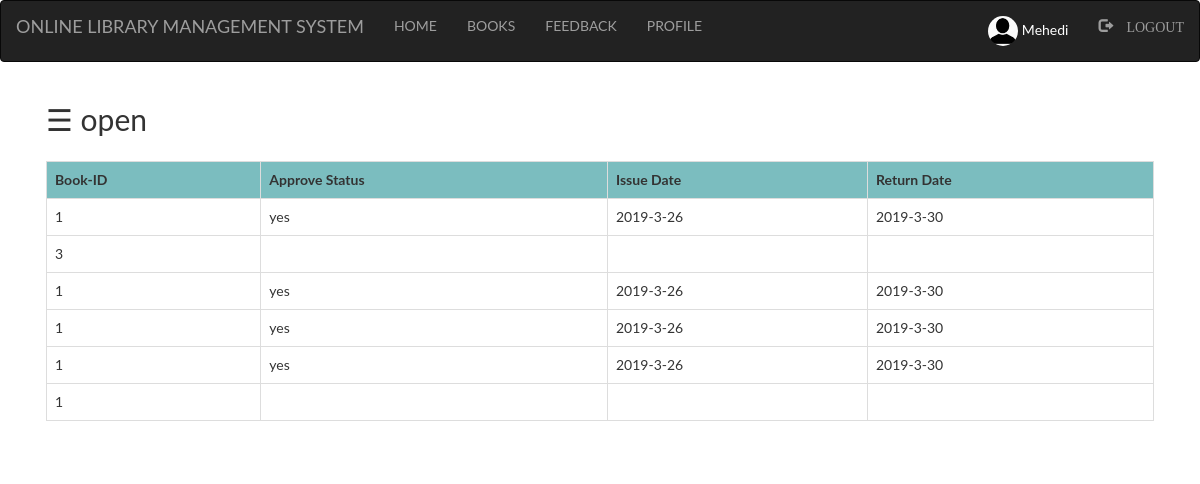
Page /request.php (signed in) on the committed database.
### tables this page shows
CREATE TABLE `issue_book` (
  `username` varchar(100) NOT NULL,
  `bid` int(100) NOT NULL,
  `approve` varchar(100) NOT NULL,
  `issue` varchar(100) NOT NULL,
  `return` varchar(100) NOT NULL
);

### request.php (the view, shortened to what this page needs)
<?php
  include "connection.php";
  include "navbar.php";
?>
<!DOCTYPE html>
<html>
<head>
</head>
<body>
<div class="container">
<div id="main">
  <span style="font-size:30px;cursor:pointer" onclick="openNav()">&#9776; open</span>
	<br><br>
	<?php
	if(isset($_SESSION['login_user']))
		{
			$q=mysqli_query($db,"SELECT * from issue_book where username='$_SESSION[login_user]' ;");
			if(mysqli_num_rows($q)==0)
			{
				echo "There's no pending request";
			}
			else
			{
		echo "<table class='table table-bordered table-hover' >";
			echo "<tr style='background-color: #6db6b9e6;'>";
				echo "<th>"; echo "Book-ID";  echo "</th>";
				echo "<th>"; echo "Approve Status";  echo "</th>";
				echo "<th>"; echo "Issue Date";  echo "</th>";
				echo "<th>"; echo "Return Date";  echo "</th>";
			echo "</tr>";
			while($row=mysqli_fetch_assoc($q))
			{
				echo "<tr>";
				echo "<td>"; echo $row['bid']; echo "</td>";
				echo "<td>"; echo $row['approve']; echo "</td>";
				echo "<td>"; echo $row['issue']; echo "</td>";
				echo "<td>"; echo $row['return']; echo "</td>";
				echo "</tr>";
			}
		echo "</table>";
			}
		}
		else
		{
			echo "</br></br></br>";
			echo "<h2><b>";
			echo " Please login first to see the request information.";
			echo "</b></h2>";
		}
		?>
	</div>
</div>
</body>
</html>

### style.css (style rules this page uses)
html, body, div, span, object, iframe, h1, h2, h3, h4, h5, h6, p, blockquote, pre, abbr, address, cite, code, del, dfn, em, img, ins, kbd, q, samp, small, strong, sub, sup, var, b, i, dl, dt, dd, ol, ul, li, fieldset, form, label, legend, table, caption, tbody, tfoot, thead, tr, th, td, article, aside, canvas, details, figcaption, figure, footer, header, hgroup, menu, nav, section, summary, time, mark, audio, video { margin:0; padding:0; border:0; outline:0; font-size:100%; vertical-align:baseline; background:transparent; }
body { line-height:1; }
table { border-collapse:collapse; border-spacing:0; }

### request.php (style rules this page uses)
body { font-family: "Lato", sans-serif; transition: background-color .5s; }
#main { transition: margin-left .5s; padding: 16px; }

### rows in the picture
issue_book: bid "1", approve "yes", issue "2019-3-26", return "2019-3-30"
issue_book: bid "3"
issue_book: bid "1", approve "yes", issue "2019-3-26", return "2019-3-30"
issue_book: bid "1", approve "yes", issue "2019-3-26", return "2019-3-30"
issue_book: bid "1", approve "yes", issue "2019-3-26", return "2019-3-30"
issue_book: bid "1"

### other values in the picture
$_SESSION['login_user'] "Mehedi"
